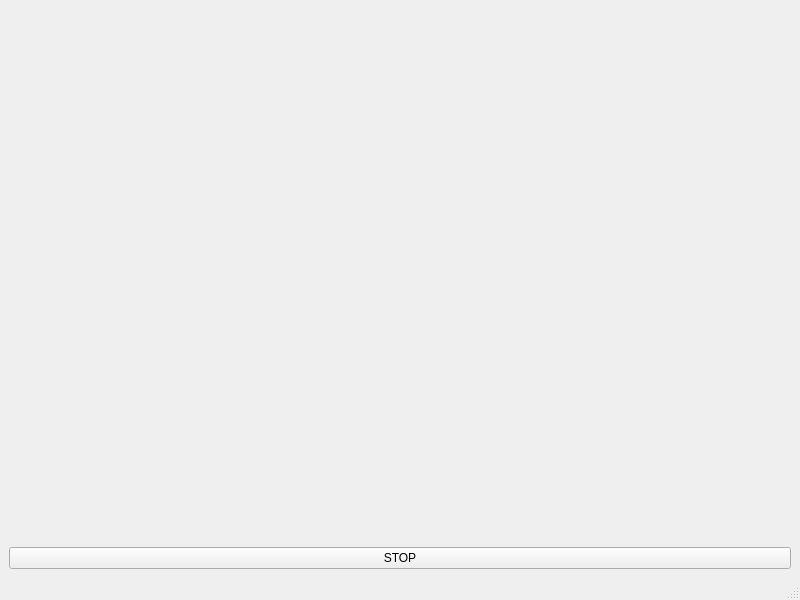
<?xml version="1.0" encoding="UTF-8"?>
<ui version="4.0">
 <class>MainWindow</class>
 <widget class="QMainWindow" name="MainWindow">
  <property name="geometry">
   <rect>
    <x>0</x>
    <y>0</y>
    <width>800</width>
    <height>600</height>
   </rect>
  </property>
  <property name="windowTitle">
   <string>MainWindow</string>
  </property>
  <widget class="QWidget" name="centralwidget">
   <layout class="QVBoxLayout" name="verticalLayout">
    <item>
     <widget class="QWidget" name="widget" native="true"/>
    </item>
    <item>
     <widget class="QPushButton" name="pushButton">
      <property name="text">
       <string>STOP</string>
      </property>
     </widget>
    </item>
   </layout>
  </widget>
  <widget class="QMenuBar" name="menubar">
   <property name="geometry">
    <rect>
     <x>0</x>
     <y>0</y>
     <width>800</width>
     <height>23</height>
    </rect>
   </property>
  </widget>
  <widget class="QStatusBar" name="statusbar"/>
 </widget>
 <resources/>
 <connections/>
</ui>
